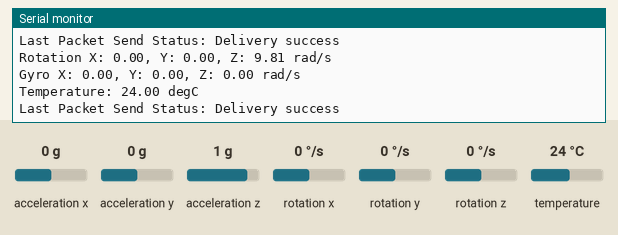
Simulated run of this sketch. Board: ESP8266 (NodeMCU). Shown: the last lines printed to the serial monitor. Inputs (shaded band) come from the test bench; at power-on: acceleration x 0 g, acceleration y 0 g, acceleration z 1 g, rotation x 0 °/s, rotation y 0 °/s, rotation z 0 °/s, temperature 24 °C.

Above: at 1.3 s.
1.4 s: acceleration x set to -1.4 g
At 1.6 s:
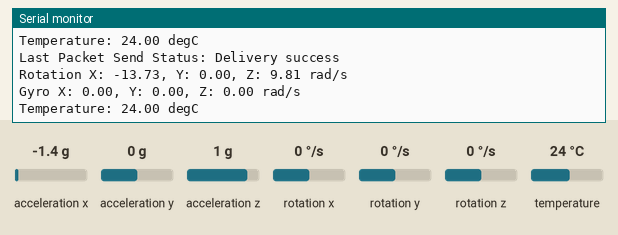
2.9 s: acceleration y set to -1.4 g
At 2.98 s:
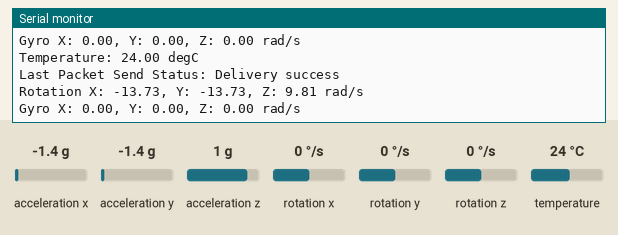
4.4 s: acceleration z set to -1.4 g
At 4.58 s:
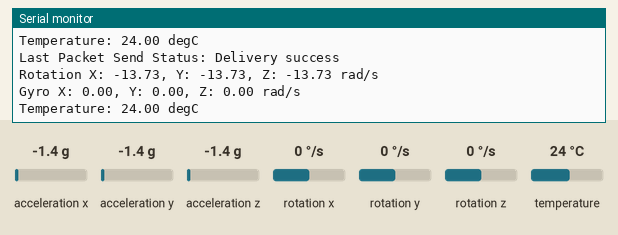
5.9 s: rotation x set to -192 °/s
At 5.97 s:
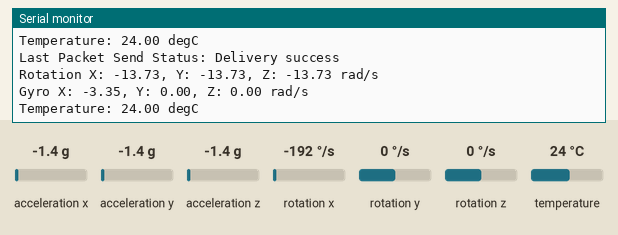
7.4 s: rotation y set to -192 °/s
At 7.47 s:
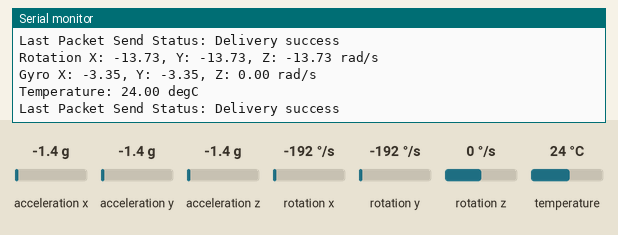

The sketch:

wifi_comm.ino
```cpp
// Import required Libraries
#include <espnow.h>
#include <Adafruit_MPU6050.h>
#include <Adafruit_Sensor.h>


//MAC address of receiver
uint8_t broadcastAddress[] = {0x08, 0x3A, 0x8D, 0xD0, 0xB9, 0x86};


typedef struct struct_message {
  float x;
  float y;
  float z;
} struct_message;

struct_message data;

Adafruit_MPU6050 mpu;

// Callback when data is sent
void OnDataSent(uint8_t *mac_addr, uint8_t sendStatus) {
  Serial.print("Last Packet Send Status: ");
  if (sendStatus == 0){
    Serial.println("Delivery success");
  }
  else{
    Serial.println("Delivery fail");
  }
}

void setup(void) {
  Serial.begin(115200);
  while (!Serial)
    delay(10); // will pause Zero, Leonardo, etc until serial console opens

  Serial.println("Adafruit MPU6050 test!");

  // Try to initialize!
  if (!mpu.begin()) {
    Serial.println("Failed to find MPU6050 chip");
    while (1) {
      delay(10);
    }
  }
  Serial.println("MPU6050 Found!");


//WIFI SETUP
  WiFi.mode(WIFI_STA);


// Init ESP-NOW
  if (esp_now_init() != 0) {
    Serial.println("Error initializing ESP-NOW");
    return;
  }

  esp_now_set_self_role(ESP_NOW_ROLE_CONTROLLER);
  esp_now_register_send_cb(OnDataSent);

  // Register peer
  esp_now_add_peer(broadcastAddress, ESP_NOW_ROLE_SLAVE, 1, NULL, 0);


//END WIFI


  mpu.setAccelerometerRange(MPU6050_RANGE_8_G);
  Serial.print("Accelerometer range set to: ");
  switch (mpu.getAccelerometerRange()) {
  case MPU6050_RANGE_2_G:
    Serial.println("+-2G");
    break;
  case MPU6050_RANGE_4_G:
    Serial.println("+-4G");
    break;
  case MPU6050_RANGE_8_G:
    Serial.println("+-8G");
    break;
  case MPU6050_RANGE_16_G:
    Serial.println("+-16G");
    break;
  }
  mpu.setGyroRange(MPU6050_RANGE_500_DEG);
  Serial.print("Gyro range set to: ");
  switch (mpu.getGyroRange()) {
  case MPU6050_RANGE_250_DEG:
    Serial.println("+- 250 deg/s");
    break;
  case MPU6050_RANGE_500_DEG:
    Serial.println("+- 500 deg/s");
    break;
  case MPU6050_RANGE_1000_DEG:
    Serial.println("+- 1000 deg/s");
    break;
  case MPU6050_RANGE_2000_DEG:
    Serial.println("+- 2000 deg/s");
    break;
  }

  mpu.setFilterBandwidth(MPU6050_BAND_5_HZ);
  Serial.print("Filter bandwidth set to: ");
  switch (mpu.getFilterBandwidth()) {
  case MPU6050_BAND_260_HZ:
    Serial.println("260 Hz");
    break;
  case MPU6050_BAND_184_HZ:
    Serial.println("184 Hz");
    break;
  case MPU6050_BAND_94_HZ:
    Serial.println("94 Hz");
    break;
  case MPU6050_BAND_44_HZ:
    Serial.println("44 Hz");
    break;
  case MPU6050_BAND_21_HZ:
    Serial.println("21 Hz");
    break;
  case MPU6050_BAND_10_HZ:
    Serial.println("10 Hz");
    break;
  case MPU6050_BAND_5_HZ:
    Serial.println("5 Hz");
    break;
  }

  Serial.println("");
  delay(100);
}

void loop() {
  /* Get new sensor events with the readings */
  sensors_event_t a, g, temp;
  mpu.getEvent(&a, &g, &temp);


  Serial.print("Rotation X: ");
  Serial.print(a.acceleration.x);
  Serial.print(", Y: ");
  Serial.print(a.acceleration.y);
  Serial.print(", Z: ");
  Serial.print(a.acceleration.z);
  Serial.println(" rad/s");

  Serial.print("Gyro X: ");
  Serial.print(g.gyro.x);
  Serial.print(", Y: ");
  Serial.print(g.gyro.y);
  Serial.print(", Z: ");
  Serial.print(g.gyro.z);
  Serial.println(" rad/s");

  Serial.print("Temperature: ");
  Serial.print(temp.temperature);
  Serial.println(" degC");

  Serial.println("");

  data.x = a.acceleration.x;
  data.y = a.acceleration.y;
  data.z = a.acceleration.z;

  // Send message via ESP-NOW
    esp_now_send(broadcastAddress, (uint8_t *) &data, sizeof(data));
  delay(100);
}
```

Measured:
- after the input at 1.4 s, the serial monitor: prints a new line after 0.09 s (image 1)
- after the input at 2.9 s, the serial monitor: prints a new line after 0.08 s (image 2)
- after the input at 4.4 s, the serial monitor: prints a new line after 0.07 s (image 3)
- after the input at 5.9 s, the serial monitor: prints a new line after 0.07 s (image 4)
- after the input at 7.4 s, the serial monitor: prints a new line after 0.06 s (image 5)
